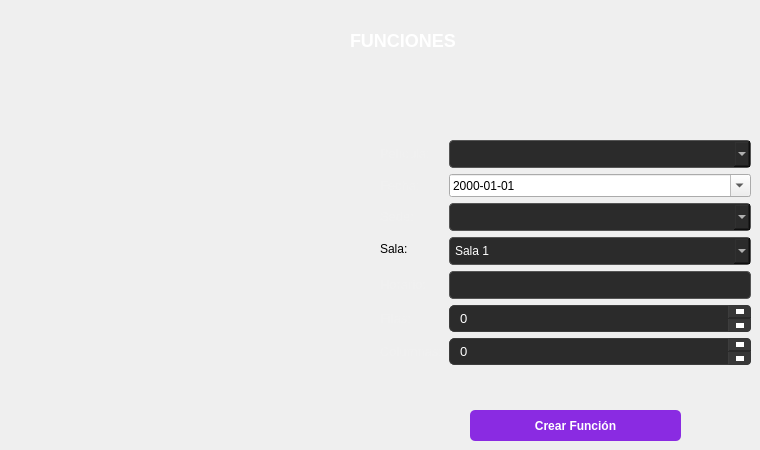
        <widget class="QWidget" name="tab_10">
         <attribute name="title">
          <string>Funciones</string>
         </attribute>
         <widget class="QPushButton" name="btnCrearFuncion">
          <property name="geometry">
           <rect>
            <x>470</x>
            <y>410</y>
            <width>211</width>
            <height>31</height>
           </rect>
          </property>
          <property name="styleSheet">
           <string notr="true">QPushButton {
    background-color: #8A2BE2;
    color: white;
    border-radius: 5px;
    padding: 6px;
    font-weight: bold;
}
QPushButton:hover {
    background-color: #0f5091; 
}</string>
          </property>
          <property name="text">
           <string>Crear Función</string>
          </property>
         </widget>
         <widget class="QLabel" name="label_32">
          <property name="geometry">
           <rect>
            <x>350</x>
            <y>20</y>
            <width>161</width>
            <height>41</height>
           </rect>
          </property>
          <property name="styleSheet">
           <string notr="true">QLabel {
    color: #ffffff; /* Blanco puro para destacar más */
    font-size: 18px; /* Tamaño de letra más grande */
    font-weight: bold; /* Negrita */
}</string>
          </property>
          <property name="text">
           <string>FUNCIONES</string>
          </property>
         </widget>
         <widget class="QLabel" name="label_65">
          <property name="geometry">
           <rect>
            <x>70</x>
            <y>110</y>
            <width>221</width>
            <height>211</height>
           </rect>
          </property>
          <property name="text">
           <string/>
          </property>
          <property name="pixmap">
           <pixmap resource="images.qrc">:/imgFuncion.png</pixmap>
          </property>
          <property name="scaledContents">
           <bool>true</bool>
          </property>
         </widget>
         <widget class="QWidget" name="formLayoutWidget_2">
          <property name="geometry">
           <rect>
            <x>380</x>
            <y>140</y>
            <width>371</width>
            <height>251</height>
           </rect>
          </property>
          <layout class="QFormLayout" name="formLayout_2">
           <item row="0" column="0">
            <widget class="QLabel" name="label_9">
             <property name="styleSheet">
              <string notr="true">QLabel {
    color: #f0f0f0; /* Un blanco/gris muy claro para no cansar la vista */
    font-family: &quot;Segoe UI&quot;, Helvetica, Arial, sans-serif; /* Tipografía moderna y limpia */
    font-size: 13px; /* Tamaño estándar legible */
    background-color: transparent; /* Transparente para que se vea tu fondo oscuro */
    border: none;
}</string>
             </property>
             <property name="text">
              <string>Película:</string>
             </property>
            </widget>
           </item>
           <item row="0" column="1">
            <widget class="QComboBox" name="comboPeliculas">
             <property name="styleSheet">
              <string notr="true">QComboBox {
    background-color: #2b2b2b; /* Fondo gris oscuro */
    color: white;              /* Texto blanco */
    border: 1px solid #555555; /* Borde gris sutil */
    border-radius: 4px;        /* Bordes ligeramente redondeados */
    padding: 5px;              /* Espacio interno para que el texto respire */
}

QComboBox:hover {
    border: 1px solid #888888; /* El borde se ilumina un poco al pasar el ratón */
}

/* Estilo de la lista que se abre hacia abajo */
QComboBox QAbstractItemView {
    background-color: #2b2b2b; 
    color: white;              
    selection-background-color: #0984e3; /* Fondo azul (mismo del botón) al seleccionar */
    selection-color: white;
}</string>
             </property>
            </widget>
           </item>
           <item row="3" column="0">
            <widget class="QLabel" name="label_66">
             <property name="text">
              <string>Sala:</string>
             </property>
            </widget>
           </item>
           <item row="3" column="1">
            <widget class="QComboBox" name="comboSala">
             <property name="styleSheet">
              <string notr="true">QComboBox {
    background-color: #2b2b2b; /* Fondo gris oscuro */
    color: white;              /* Texto blanco */
    border: 1px solid #555555; /* Borde gris sutil */
    border-radius: 4px;        /* Bordes ligeramente redondeados */
    padding: 5px;              /* Espacio interno para que el texto respire */
}

QComboBox:hover {
    border: 1px solid #888888; /* El borde se ilumina un poco al pasar el ratón */
}

/* Estilo de la lista que se abre hacia abajo */
QComboBox QAbstractItemView {
    background-color: #2b2b2b; 
    color: white;              
    selection-background-color: #0984e3; /* Fondo azul (mismo del botón) al seleccionar */
    selection-color: white;
}</string>
             </property>
             <item>
              <property name="text">
               <string>Sala 1</string>
              </property>
             </item>
             <item>
              <property name="text">
               <string>Sala 2</string>
              </property>
             </item>
             <item>
              <property name="text">
               <string>Sala 3</string>
              </property>
             </item>
             <item>
              <property name="text">
               <string>Sala 4</string>
              </property>
             </item>
            </widget>
           </item>
           <item row="4" column="0">
            <widget class="QLabel" name="label_8">
             <property name="styleSheet">
              <string notr="true">QLabel {
    color: #f0f0f0; /* Un blanco/gris muy claro para no cansar la vista */
    font-family: &quot;Segoe UI&quot;, Helvetica, Arial, sans-serif; /* Tipografía moderna y limpia */
    font-size: 13px; /* Tamaño estándar legible */
    background-color: transparent; /* Transparente para que se vea tu fondo oscuro */
    border: none;
}</string>
             </property>
             <property name="text">
              <string>Horario:</string>
             </property>
            </widget>
           </item>
           <item row="4" column="1">
            <widget class="QLineEdit" name="txtHorario">
             <property name="styleSheet">
              <string notr="true">QLineEdit {
    background-color: #2b2b2b;
    color: white;
    border: 1px solid #555555;
    border-radius: 4px;
    padding: 5px;
}

/* Efecto cuando haces clic para escribir adentro */
QLineEdit:focus {
    border: 1px solid #0984e3; /* El borde se pone azul para indicar que está activo */
    background-color: #333333; /* El fondo se aclara un poco */
}</string>
             </property>
            </widget>
           </item>
           <item row="5" column="0">
            <widget class="QLabel" name="label_6">
             <property name="styleSheet">
              <string notr="true">QLabel {
    color: #f0f0f0; /* Un blanco/gris muy claro para no cansar la vista */
    font-family: &quot;Segoe UI&quot;, Helvetica, Arial, sans-serif; /* Tipografía moderna y limpia */
    font-size: 13px; /* Tamaño estándar legible */
    background-color: transparent; /* Transparente para que se vea tu fondo oscuro */
    border: none;
}</string>
             </property>
             <property name="text">
              <string>Filas:</string>
             </property>
            </widget>
           </item>
           <item row="5" column="1">
            <widget class="QSpinBox" name="spinFilas">
             <property name="styleSheet">
              <string notr="true">/* Campo principal */
QSpinBox {
    background-color: #2b2b2b;
    border: 1px solid #3d3d3d;
    border-radius: 5px;
    color: #ffffff;
    padding: 4px 8px;
    font-size: 13px;
}

QSpinBox:focus {
    border: 1px solid #1E90FF;
}

/* Contenedor del botón superior */
QSpinBox::up-button {
    subcontrol-origin: border;
    subcontrol-position: top right;
    width: 22px;
    background-color: #383838;
    border-top-right-radius: 4px;
    border-left: 1px solid #3d3d3d;
    border-bottom: 1px solid #2b2b2b;
}

QSpinBox::up-button:hover {
    background-color: #1E90FF;
}

QSpinBox::up-button:pressed {
    background-color: #1674cc;
}

/* Triángulo Arriba mediante bordes puros */
QSpinBox::up-arrow {
    width: 0px;
    height: 0px;
    border-left: 4px solid transparent;
    border-right: 4px solid transparent;
    border-bottom: 5px solid #ffffff;
}

/* Contenedor del botón inferior */
QSpinBox::down-button {
    subcontrol-origin: border;
    subcontrol-position: bottom right;
    width: 22px;
    background-color: #383838;
    border-bottom-right-radius: 4px;
    border-left: 1px solid #3d3d3d;
}

QSpinBox::down-button:hover {
    background-color: #1E90FF;
}

QSpinBox::down-button:pressed {
    background-color: #1674cc;
}

/* Triángulo Abajo mediante bordes puros */
QSpinBox::down-arrow {
    width: 0px;
    height: 0px;
    border-left: 4px solid transparent;
    border-right: 4px solid transparent;
    border-top: 5px solid #ffffff;
}</string>
             </property>
            </widget>
           </item>
           <item row="6" column="0">
            <widget class="QLabel" name="label_7">
             <property name="styleSheet">
              <string notr="true">QLabel {
    color: #f0f0f0; /* Un blanco/gris muy claro para no cansar la vista */
    font-family: &quot;Segoe UI&quot;, Helvetica, Arial, sans-serif; /* Tipografía moderna y limpia */
    font-size: 13px; /* Tamaño estándar legible */
    background-color: transparent; /* Transparente para que se vea tu fondo oscuro */
    border: none;
}</string>
             </property>
             <property name="text">
              <string>Columnas:</string>
             </property>
            </widget>
           </item>
           <item row="6" column="1">
            <widget class="QSpinBox" name="spinColumnas">
             <property name="styleSheet">
              <string notr="true">/* Campo principal */
QSpinBox {
    background-color: #2b2b2b;
    border: 1px solid #3d3d3d;
    border-radius: 5px;
    color: #ffffff;
    padding: 4px 8px;
    font-size: 13px;
}

QSpinBox:focus {
    border: 1px solid #1E90FF;
}

/* Contenedor del botón superior */
QSpinBox::up-button {
    subcontrol-origin: border;
    subcontrol-position: top right;
    width: 22px;
    background-color: #383838;
    border-top-right-radius: 4px;
    border-left: 1px solid #3d3d3d;
    border-bottom: 1px solid #2b2b2b;
}

QSpinBox::up-button:hover {
    background-color: #1E90FF;
}

QSpinBox::up-button:pressed {
    background-color: #1674cc;
}

/* Triángulo Arriba mediante bordes puros */
QSpinBox::up-arrow {
    width: 0px;
    height: 0px;
    border-left: 4px solid transparent;
    border-right: 4px solid transparent;
    border-bottom: 5px solid #ffffff;
}

/* Contenedor del botón inferior */
QSpinBox::down-button {
    subcontrol-origin: border;
    subcontrol-position: bottom right;
    width: 22px;
    background-color: #383838;
    border-bottom-right-radius: 4px;
    border-left: 1px solid #3d3d3d;
}

QSpinBox::down-button:hover {
    background-color: #1E90FF;
}

QSpinBox::down-button:pressed {
    background-color: #1674cc;
}

/* Triángulo Abajo mediante bordes puros */
QSpinBox::down-arrow {
    width: 0px;
    height: 0px;
    border-left: 4px solid transparent;
    border-right: 4px solid transparent;
    border-top: 5px solid #ffffff;
}</string>
             </property>
            </widget>
           </item>
           <item row="1" column="0">
            <widget class="QLabel" name="lblFechaFuncion">
             <property name="styleSheet">
              <string notr="true">QLabel {
    color: #f0f0f0; /* Un blanco/gris muy claro para no cansar la vista */
    font-family: &quot;Segoe UI&quot;, Helvetica, Arial, sans-serif; /* Tipografía moderna y limpia */
    font-size: 13px; /* Tamaño estándar legible */
    background-color: transparent; /* Transparente para que se vea tu fondo oscuro */
    border: none;
}</string>
             </property>
             <property name="text">
              <string>Fecha:</string>
             </property>
            </widget>
           </item>
           <item row="1" column="1">
            <widget class="QDateEdit" name="dateFechaFuncion">
             <property name="displayFormat">
              <string>yyyy-MM-dd</string>
             </property>
             <property name="calendarPopup">
              <bool>true</bool>
             </property>
            </widget>
           </item>
           <item row="2" column="0">
            <widget class="QLabel" name="lblSedeFuncion">
             <property name="styleSheet">
              <string notr="true">QLabel {
    color: #f0f0f0; /* Un blanco/gris muy claro para no cansar la vista */
    font-family: &quot;Segoe UI&quot;, Helvetica, Arial, sans-serif; /* Tipografía moderna y limpia */
    font-size: 13px; /* Tamaño estándar legible */
    background-color: transparent; /* Transparente para que se vea tu fondo oscuro */
    border: none;
}</string>
             </property>
             <property name="text">
              <string>Sede:</string>
             </property>
            </widget>
           </item>
           <item row="2" column="1">
            <widget class="QComboBox" name="cmbSedeFuncion">
             <property name="styleSheet">
              <string notr="true">QComboBox {
    background-color: #2b2b2b; /* Fondo gris oscuro */
    color: white;              /* Texto blanco */
    border: 1px solid #555555; /* Borde gris sutil */
    border-radius: 4px;        /* Bordes ligeramente redondeados */
    padding: 5px;              /* Espacio interno para que el texto respire */
}

QComboBox:hover {
    border: 1px solid #888888; /* El borde se ilumina un poco al pasar el ratón */
}

/* Estilo de la lista que se abre hacia abajo */
QComboBox QAbstractItemView {
    background-color: #2b2b2b; 
    color: white;              
    selection-background-color: #0984e3; /* Fondo azul (mismo del botón) al seleccionar */
    selection-color: white;
}</string>
             </property>
             <property name="editable">
              <bool>false</bool>
             </property>
            </widget>
           </item>
          </layout>
         </widget>
        </widget>
